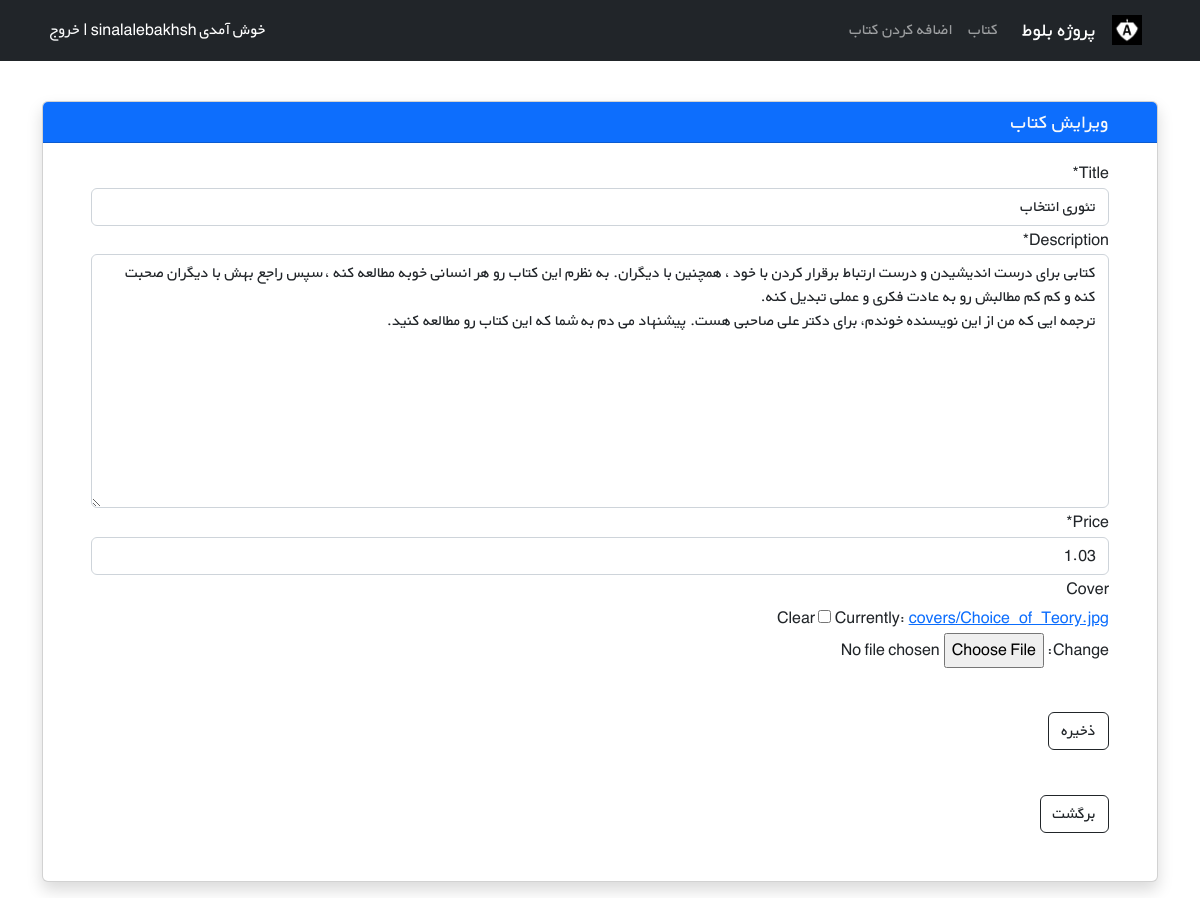
The app's page /books/5/edit (signed in) with its own data.
### books/models.py (models this page shows, shortened)
class Book(models.Model):
    user = models.ForeignKey(get_user_model(), on_delete=models.CASCADE)
    title = models.CharField(max_length=200)
    author = models.CharField(max_length=200)
    description = models.TextField()
    price = models.DecimalField(max_digits=5, decimal_places=2)
    cover = models.ImageField(upload_to='covers/', blank=True)

### books/views.py (the view)
# urls.py: path('<int:pk>/edit', BookUpdateView.as_view(), name="book_edit"),
class BookUpdateView(LoginRequiredMixin, UserPassesTestMixin, generic.UpdateView):
    model = Book
    fields = ['title', 'description', 'price', 'cover', ]
    template_name = 'books/book_update.html'
    def test_func(self):
        obj = self.get_object()
        return obj.user == self.request.user

### books/templates/books/book_update.html (shortened to what this page needs)
{% extends '_base.html' %}
{% load crispy_forms_tags %}
{% block content %}
<div class="container mt-4" dir="rtl">
    <div class="row">
        <div class="col-12">
            <div class="card shadow my-3">
                <h5 class="card-header bg-primary text-light px-5">ویرایش کتاب</h5>
                <div class="px-5 pt-3 pb-5">
                    <form method="POST" enctype="multipart/form-data">
                        {{ form|crispy }}
                        <br>
                        <button type="submit" class="btn btn-bg btn-outline-dark mt-3">ذخیره</button>
                    </form>
                    <br>
                    <a href="{% url 'book_detail' book.id %}" class="btn btn-bg btn-outline-dark mt-3">برگشت</a>
                </div>
            </div>
        </div>
    </div>
</div>
{% endblock content %}

### static/css/style.css (style rules this page uses)
* { font-family: 'BYekan', sans-serif; line-height: 1.8rem; }

### records on screen
Book: title "تئوری انتخاب", description "کتابی برای درست اندیشیدن و درست ارتباط برقرار کردن با خود ، همچنین با دیگران. به نظرم این کتاب رو هر انسانی خوبه مطالعه کنه ، سپس راجع بهش با دیگران صحبت کنه و کم کم مطالبش رو به عادت فکری و عملی تبدیل کنه. ترجمه ایی که من از این نویسنده خوندم، برای دکتر علی صاحبی هست. پیشنهاد می دم به شما که این کتاب رو مطالعه کنید.", price "1.03"
